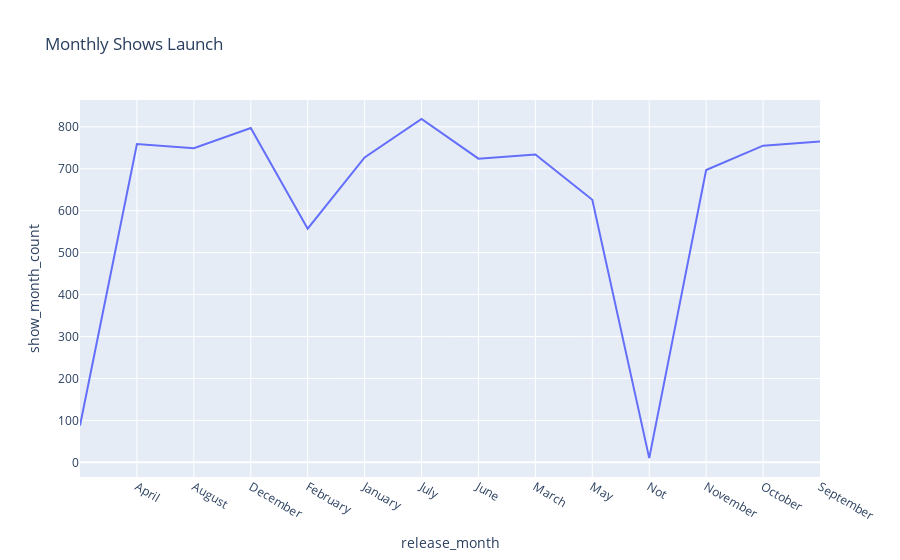

The notebook cell this image was saved under:
### Code cell
fig=px.line(df_netflix_month,y='show_month_count',x=df_netflix_month.index,title='Monthly Shows Launch')
fig.show()

### Figure 1 — Plotly figure (JSON) as saved in the notebook; plotly's stock layout.template omitted (floating-point values rounded to 4 significant figures)
{"data": [{"hovertemplate": "release_month=%{x}<br>show_month_count=%{y}<extra></extra>", "legendgroup": "", "line": {"color": "#636efa", "dash": "solid"}, "marker": {"symbol": "circle"}, "mode": "lines", "name": "", "orientation": "v", "showlegend": false, "type": "scatter", "x": ["", "April", "August", "December", "February", "January", "July", "June", "March", "May", "Not", "November", "October", "September"], "xaxis": "x", "y": [88, 759, 749, 797, 557, 727, 819, 724, 734, 626, 10, 697, 755, 765], "yaxis": "y"}], "layout": {"legend": {"tracegroupgap": 0}, "title": {"text": "Monthly Shows Launch"}, "xaxis": {"anchor": "y", "domain": [0, 1], "title": {"text": "release_month"}}, "yaxis": {"anchor": "x", "domain": [0, 1], "title": {"text": "show_month_count"}}}}
